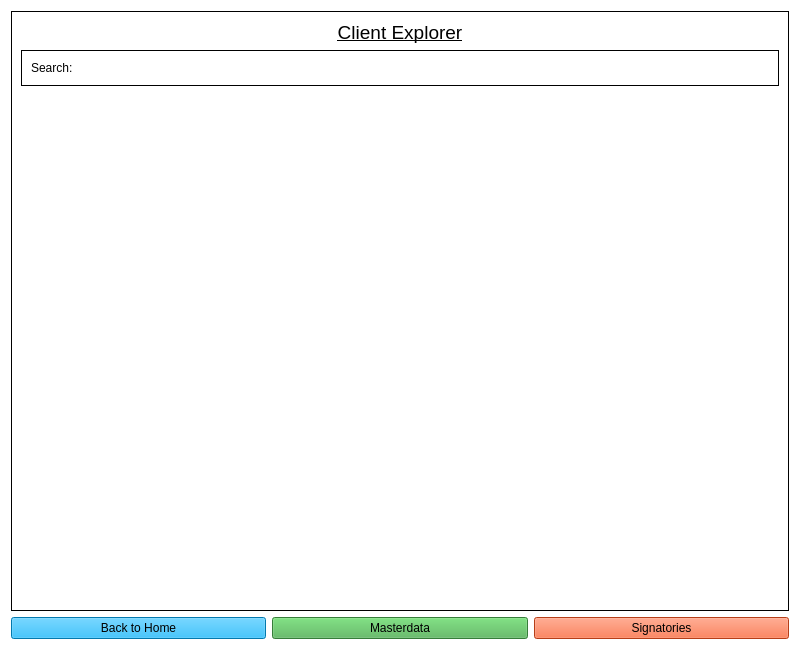
<?xml version="1.0" encoding="UTF-8"?>
<ui version="4.0">
 <class>Form</class>
 <widget class="QWidget" name="Form">
  <property name="geometry">
   <rect>
    <x>0</x>
    <y>0</y>
    <width>800</width>
    <height>650</height>
   </rect>
  </property>
  <property name="windowTitle">
   <string>Form</string>
  </property>
  <property name="windowIcon">
   <iconset>
    <normaloff>../Icon/logo.png</normaloff>../Icon/logo.png</iconset>
  </property>
  <property name="styleSheet">
   <string notr="true">background-color: rgb(255, 255, 255);</string>
  </property>
  <layout class="QGridLayout" name="gridLayout_4">
   <item row="0" column="0">
    <widget class="QFrame" name="InfoFrame">
     <property name="frameShape">
      <enum>QFrame::Box</enum>
     </property>
     <property name="frameShadow">
      <enum>QFrame::Plain</enum>
     </property>
     <layout class="QGridLayout" name="gridLayout_3">
      <item row="1" column="0">
       <widget class="QFrame" name="SearchFrame">
        <property name="frameShape">
         <enum>QFrame::Box</enum>
        </property>
        <property name="frameShadow">
         <enum>QFrame::Plain</enum>
        </property>
        <layout class="QGridLayout" name="gridLayout_2">
         <item row="0" column="1">
          <widget class="QLineEdit" name="SearchBar">
           <property name="frame">
            <bool>false</bool>
           </property>
          </widget>
         </item>
         <item row="0" column="0">
          <widget class="QLabel" name="Searchlable">
           <property name="text">
            <string>Search:</string>
           </property>
          </widget>
         </item>
        </layout>
       </widget>
      </item>
      <item row="0" column="0">
       <widget class="QLabel" name="Title">
        <property name="text">
         <string>&lt;html&gt;&lt;head/&gt;&lt;body&gt;&lt;p&gt;&lt;span style=&quot; font-size:14pt; text-decoration: underline;&quot;&gt;Client Explorer&lt;/span&gt;&lt;/p&gt;&lt;/body&gt;&lt;/html&gt;</string>
        </property>
        <property name="alignment">
         <set>Qt::AlignCenter</set>
        </property>
       </widget>
      </item>
      <item row="2" column="0">
       <widget class="QTableView" name="Clinettable">
        <property name="styleSheet">
         <string notr="true">padding: 4px;
 border: 0px;
 font-size: 14pt;</string>
        </property>
        <property name="frameShape">
         <enum>QFrame::NoFrame</enum>
        </property>
        <property name="frameShadow">
         <enum>QFrame::Plain</enum>
        </property>
        <property name="gridStyle">
         <enum>Qt::SolidLine</enum>
        </property>
       </widget>
      </item>
     </layout>
    </widget>
   </item>
   <item row="1" column="0">
    <widget class="QFrame" name="Tools">
     <property name="frameShape">
      <enum>QFrame::NoFrame</enum>
     </property>
     <property name="frameShadow">
      <enum>QFrame::Plain</enum>
     </property>
     <layout class="QGridLayout" name="gridLayout">
      <property name="leftMargin">
       <number>0</number>
      </property>
      <property name="topMargin">
       <number>0</number>
      </property>
      <property name="rightMargin">
       <number>0</number>
      </property>
      <property name="bottomMargin">
       <number>0</number>
      </property>
      <item row="0" column="0">
       <widget class="QPushButton" name="backtoHome">
        <property name="sizePolicy">
         <sizepolicy hsizetype="Expanding" vsizetype="Preferred">
          <horstretch>0</horstretch>
          <verstretch>0</verstretch>
         </sizepolicy>
        </property>
        <property name="styleSheet">
         <string notr="true">background-color:rgb(3,169,244);
</string>
        </property>
        <property name="text">
         <string>Back to Home</string>
        </property>
       </widget>
      </item>
      <item row="0" column="2">
       <widget class="QPushButton" name="B_deletClient">
        <property name="sizePolicy">
         <sizepolicy hsizetype="Expanding" vsizetype="Fixed">
          <horstretch>0</horstretch>
          <verstretch>0</verstretch>
         </sizepolicy>
        </property>
        <property name="styleSheet">
         <string notr="true">
background-color: rgb(255,87,34);</string>
        </property>
        <property name="text">
         <string>Signatories</string>
        </property>
        <property name="icon">
         <iconset>
          <normaloff>../../../Resources/Images/minus.png</normaloff>../../../Resources/Images/minus.png</iconset>
        </property>
       </widget>
      </item>
      <item row="0" column="1">
       <widget class="QPushButton" name="B_addclient">
        <property name="sizePolicy">
         <sizepolicy hsizetype="Expanding" vsizetype="Fixed">
          <horstretch>0</horstretch>
          <verstretch>0</verstretch>
         </sizepolicy>
        </property>
        <property name="styleSheet">
         <string notr="true">
background-color: rgb(76,175,80);</string>
        </property>
        <property name="text">
         <string>Masterdata</string>
        </property>
        <property name="icon">
         <iconset>
          <normaloff>../../../Resources/Images/plus.png</normaloff>../../../Resources/Images/plus.png</iconset>
        </property>
       </widget>
      </item>
     </layout>
    </widget>
   </item>
  </layout>
 </widget>
 <resources/>
 <connections/>
</ui>
